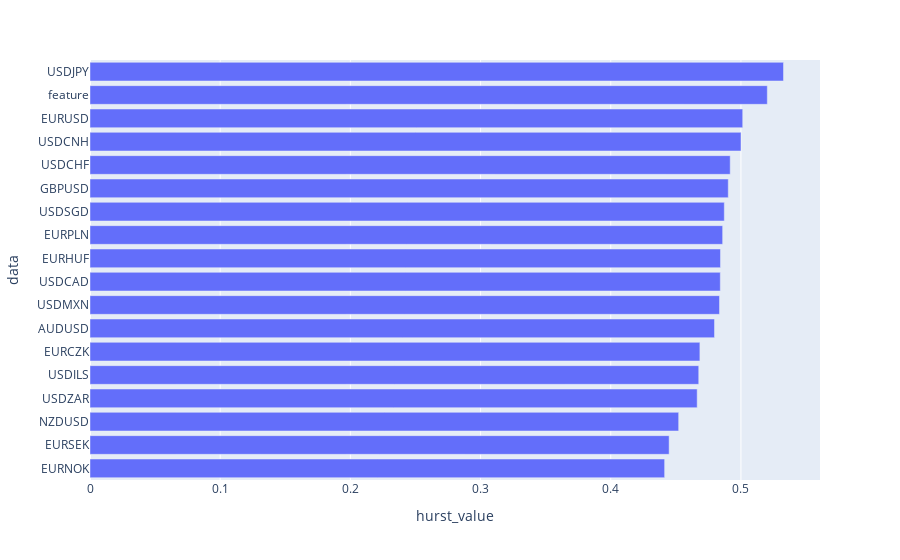

Write notebook code for a chart like this one.
### Code cell
hurst_df = [['feature', compute_Hc(future_df['mid_price'], kind='price', simplified=False)[0]]]

for fx in tqdm(fx_list):
    cur_data = pd.read_parquet(DATA_DIR+f'{fx}_data.parquet')
    cur_data['mid_price'] = (cur_data['bid'] + cur_data['offer'])/2
    cur_data = cur_data[~cur_data.mid_price.isna()].sort_values(by='timestamp')
    hurst_value, _, _ = compute_Hc(cur_data['mid_price'], kind='price', simplified=True)

    hurst_df.append([fx, hurst_value])

hurst_df = pd.DataFrame(hurst_df, columns = ['data', 'hurst_value'])

px.bar(
    hurst_df.sort_values(by='hurst_value'),
    x='hurst_value',
    y='data'
)

### Figure 1 — Plotly figure (JSON) as saved in the notebook; plotly's stock layout.template omitted (floating-point values rounded to 4 significant figures)
{"data": [{"hovertemplate": "hurst_value=%{x}<br>data=%{y}<extra></extra>", "legendgroup": "", "marker": {"color": "#636efa", "pattern": {"shape": ""}}, "name": "", "orientation": "h", "showlegend": false, "textposition": "auto", "type": "bar", "x": [0.4414, 0.4448, 0.4522, 0.4664, 0.4676, 0.4685, 0.4797, 0.4835, 0.4841, 0.4843, 0.486, 0.4872, 0.4903, 0.4918, 0.5, 0.5014, 0.5203, 0.5327], "xaxis": "x", "y": ["EURNOK", "EURSEK", "NZDUSD", "USDZAR", "USDILS", "EURCZK", "AUDUSD", "USDMXN", "USDCAD", "EURHUF", "EURPLN", "USDSGD", "GBPUSD", "USDCHF", "USDCNH", "EURUSD", "feature", "USDJPY"], "yaxis": "y"}], "layout": {"barmode": "relative", "legend": {"tracegroupgap": 0}, "margin": {"t": 60}, "xaxis": {"anchor": "y", "domain": [0, 1], "title": {"text": "hurst_value"}}, "yaxis": {"anchor": "x", "domain": [0, 1], "title": {"text": "data"}}}}
